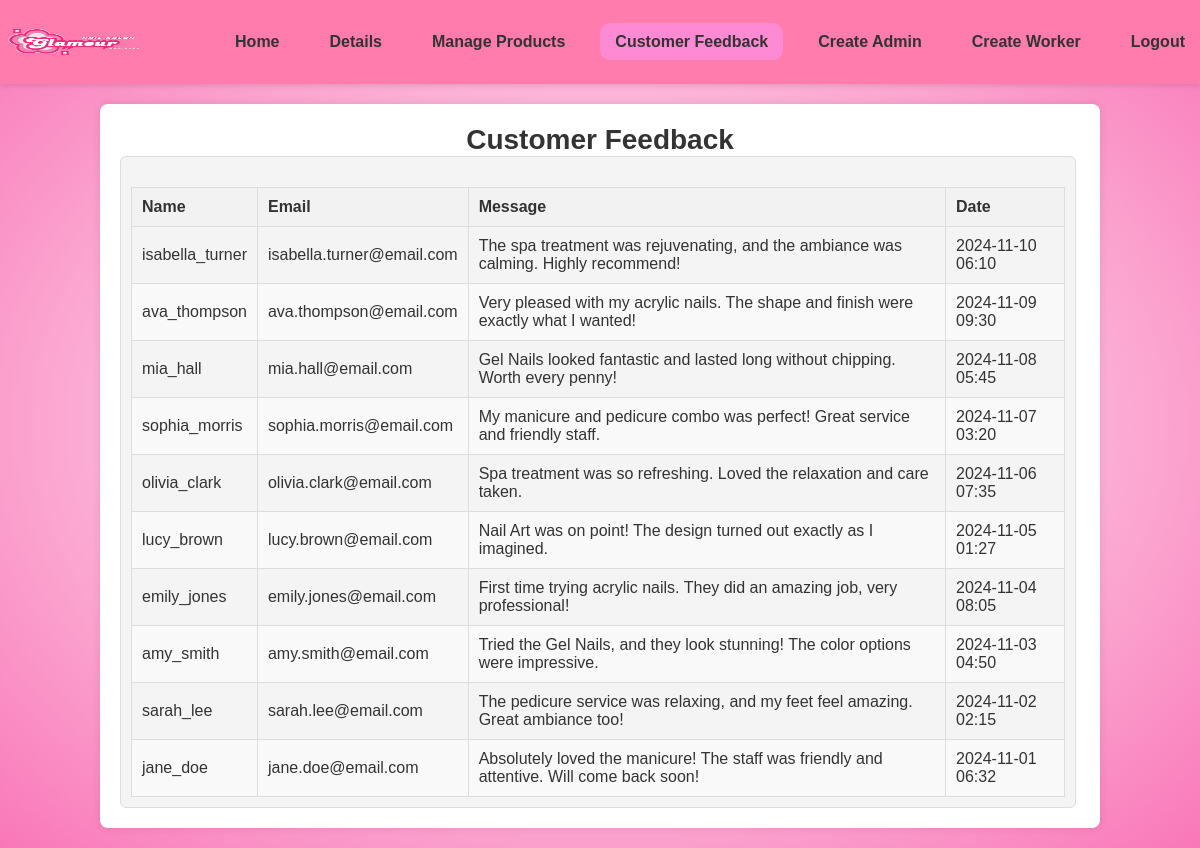
Page /admin/admin_feedbacks.php (signed in) on the committed database.
### tables this page shows
CREATE TABLE `feedback` (
  `id` int(11) NOT NULL,
  `username` varchar(100) NOT NULL,
  `email` varchar(100) NOT NULL,
  `message` text NOT NULL,
  `created_at` timestamp NOT NULL DEFAULT current_timestamp()
);

### admin/admin_feedbacks.php (the view, shortened to what this page needs)
<?php
include 'db_con.php';
$feedbackQuery = "SELECT username, email, message, created_at FROM feedback ORDER BY created_at DESC";
$feedbackResult = $conn->query($feedbackQuery);
$feedbacks = [];
if ($feedbackResult) {
    while ($row = $feedbackResult->fetch_assoc()) {
        $feedbacks[] = $row;
    }
}
?>
<!DOCTYPE html>
<html lang="en">
<head>
    <link rel="stylesheet" href="style.css">
</head>
<body>
    <nav class="admin-nav">
    <div class="logo-container">
        <img src="logo.png" alt="Logo" class="logo">
    </div>
        <ul>
            <li><a href="admin_index.php">Home</a></li>
            <li><a href="admin_dashboard.php">Details</a></li>
            <li><a href="admin_products.php">Manage Products</a></li>
            <li><a class="active" href="admin_feedbacks.php">Customer Feedback</a></li>
            <li><a href="create_admin.php">Create Admin</a></li>
            <li><a href="admin_create_worker.php">Create Worker</a></li>
            <li><a href="admin_logout.php">Logout</a></li>
        </ul>
    </nav>
    <div class="dashboard-container">
        <h2>Customer Feedback</h2>
        <div class="summary-box">
            <table>
                <thead>
                    <tr>
                        <th>Name</th>
                        <th>Email</th>
                        <th>Message</th>
                        <th>Date</th>
                    </tr>
                </thead>
                <tbody>
                    <?php if (!empty($feedbacks)): ?>
                        <?php foreach ($feedbacks as $feedback): ?>
                            <tr>
                                <td><?php echo htmlspecialchars($feedback['username']); ?></td>
                                <td><?php echo htmlspecialchars($feedback['email']); ?></td>
                                <td><?php echo htmlspecialchars($feedback['message']); ?></td>
                                <td><?php echo htmlspecialchars(date('Y-m-d H:i', strtotime($feedback['created_at']))); ?></td>
                            </tr>
                        <?php endforeach; ?>
                    <?php else: ?>
                        <tr>
                            <td colspan="4">No feedback available.</td>
                        </tr>
                    <?php endif; ?>
                </tbody>
            </table>
        </div>
    </div>
</body>
</html>

### admin/style.css (style rules this page uses)
* { margin: 0; padding: 0; box-sizing: border-box; }
body { background: radial-gradient( #ffffff, #f977b8); font-family: Arial, sans-serif; color: #333; }
.admin-nav { display: flex; align-items: center; justify-content: space-between; position: sticky; top: 0; left: 0; width: 100%; background-color: #ff7cac; box-shadow: 0 2px 5px rgba(0, 0, 0, 0.1); z-index: 1000; padding: 10px 0px; }
.logo-container { margin-right: 10px; margin: -10px; }
.logo { height: 80px; width: 170px; }
.admin-nav ul { display: flex; list-style: none; margin: 0; padding: 0; }
.admin-nav li { margin-left: 20px; }
.admin-nav a { color: #333; text-decoration: none; font-weight: bold; padding: 10px 15px; }
.dashboard-container { max-width: 1200px; margin: 20px auto; padding: 20px; background-color: #fff; border-radius: 8px; box-shadow: 0 4px 8px rgba(0, 0, 0, 0.1); }
.dashboard-container h2 { text-align: center; font-size: 28px; color: #333; margin-top: 0; }
table { width: 100%; border-collapse: collapse; margin-top: 20px; }
th, td { padding: 12px; text-align: left; border-bottom: 1px solid #ddd; }
th { background-color: #ffb6c1; color: #333; }
tr:nth-child(even) { background-color: #f9f9f9; }
.summary-box { background-color: #f4f4f4; border: 1px solid #ddd; padding: 10px; border-radius: 6px; width: calc(90% - 100px); box-sizing: border-box; text-align: center; }
.active { background-color: hsl(322, 100%, 77%); transform: scale(0.98); border-radius: 10px; }

### admin/admin_feedbacks.php (style rules this page uses)
.dashboard-container { max-width: 1000px; margin: 20px auto; background: white; padding: 20px; border-radius: 8px; box-shadow: 0 0 10px rgba(0, 0, 0, 0.1); }
table { width: 100%; border-collapse: collapse; }
th, td { padding: 10px; border: 1px solid #ddd; text-align: left; }
th { background-color: #f2f2f2; }
.summary-box { background-color: #f4f4f4; border: 1px solid #ddd; padding: 10px; border-radius: 6px; width: calc(110% - 100px); box-sizing: border-box; text-align: center; }

### rows in the picture
feedback: username "isabella_turner", email "isabella.turner@email.com", message "The spa treatment was rejuvenating, and the ambiance was calming. Highly recommend!", created_at "2024-11-10 06:10"
feedback: username "ava_thompson", email "ava.thompson@email.com", message "Very pleased with my acrylic nails. The shape and finish were exactly what I wanted!", created_at "2024-11-09 09:30"
feedback: username "mia_hall", email "mia.hall@email.com", message "Gel Nails looked fantastic and lasted long without chipping. Worth every penny!", created_at "2024-11-08 05:45"
feedback: username "sophia_morris", email "sophia.morris@email.com", message "My manicure and pedicure combo was perfect! Great service and friendly staff.", created_at "2024-11-07 03:20"
feedback: username "olivia_clark", email "olivia.clark@email.com", message "Spa treatment was so refreshing. Loved the relaxation and care taken.", created_at "2024-11-06 07:35"
feedback: username "lucy_brown", email "lucy.brown@email.com", message "Nail Art was on point! The design turned out exactly as I imagined.", created_at "2024-11-05 01:27"
feedback: username "emily_jones", email "emily.jones@email.com", message "First time trying acrylic nails. They did an amazing job, very professional!", created_at "2024-11-04 08:05"
feedback: username "amy_smith", email "amy.smith@email.com", message "Tried the Gel Nails, and they look stunning! The color options were impressive.", created_at "2024-11-03 04:50"
feedback: username "sarah_lee", email "sarah.lee@email.com", message "The pedicure service was relaxing, and my feet feel amazing. Great ambiance too!", created_at "2024-11-02 02:15"
feedback: username "jane_doe", email "jane.doe@email.com", message "Absolutely loved the manicure! The staff was friendly and attentive. Will come back soon!", created_at "2024-11-01 06:32"
